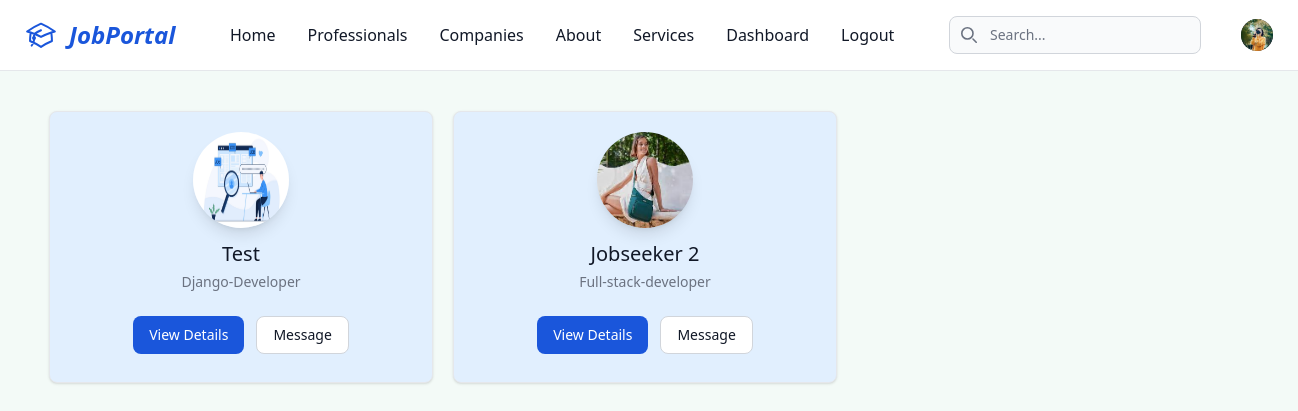
Screenshot of /professionals/ (signed in) with the database file from the repository.
### core/models.py (models this page shows, shortened)
class CustomUser(AbstractBaseUser, PermissionsMixin):
    id = models.UUIDField(primary_key=True, default=uuid.uuid4, unique=True, editable=False)
    email = models.EmailField(_('email address'), unique=True)
    avatar = models.ImageField(upload_to=user_avatar_upload_path, blank=True, null=True, verbose_name=_('Avatar'))
    is_active = models.BooleanField(_('active'), default=True)
    is_staff = models.BooleanField(_('staff status'), default=False)
    date_joined = models.DateTimeField(_('date joined'), auto_now_add=True)
    full_name = models.CharField(max_length=255, blank=True)
    updated_at = models.DateTimeField(auto_now=True)
    objects = CustomUserManager()
    USERNAME_FIELD = 'email'
    REQUIRED_FIELDS = []
    class Meta:
        db_table = 'User'
        verbose_name = _('User')
        verbose_name_plural = _('Users')

class JobSeeker(models.Model):
    id = models.UUIDField(primary_key=True, default=uuid.uuid4, unique=True, editable=False)
    user = models.OneToOneField(CustomUser, on_delete=models.CASCADE)
    cv = models.FileField(upload_to=user_cv_upload_path, blank=True, null=True, verbose_name=_('CV'))
    cover_photo = models.ImageField(upload_to=cover_photo_upload_path, blank=True, null=True)
    about = models.TextField(null=True)
    headline = models.CharField(max_length=100, null=True)
    skills = models.ManyToManyField(Skill)
    location = models.TextField(null=True)
    created_at = models.DateTimeField(auto_now_add=True)
    updated_at = models.DateTimeField(auto_now=True)
    class Meta:
        db_table = "JobSeeker"
        verbose_name = _('JobSeeker')
        verbose_name_plural = _('JobSeekers')

### core/views.py (the view)
# urls.py: path('professionals/', professionals, name='professionals'),
def professionals(request):
    users = CustomUser.objects.filter(jobseeker__isnull=False)
    return render(request, 'core/professionals.html', {'users': users})

### templates/core/professionals.html
{% extends "_base.html" %}
{% load static %}
{% load custom_filters %}
{% block content %}
    {% if users %}
        <div class="flex flex-wrap gap-5 p-10 w-screen h-[88vh]">
            {% for user in users %}
                <div class="w-full max-w-sm border border-gray-200 rounded-lg shadow dark:bg-gray-800 dark:border-gray-700 h-[17rem] bg-blue-100 hover:bg-white transition-all">
                    <div class="flex flex-col items-center pb-10 pt-5">
                        <img class="w-24 h-24 mb-3 rounded-full shadow-lg" src="{% if user.avatar %} {{ user.avatar.url }} {% else %} {% static 'image/job-seeker.jpeg' %} {% endif %} " alt="{{ user.full_name }} image"/>
                        <h5 class="mb-1 text-xl font-medium text-gray-900 dark:text-white">{{ user.full_name }}</h5>
                        <span class="text-sm text-gray-500 dark:text-gray-400">{% if user.jobseeker.headline %} {{ user.jobseeker.headline }} {% else %} Not-available-yet {% endif %}</span>
                        <div class="flex mt-4 md:mt-6">
                            <a href="{% url 'professional' user.id %}" class="inline-flex items-center px-4 py-2 text-sm font-medium text-center text-white bg-blue-700 rounded-lg hover:bg-blue-800 focus:ring-4 focus:outline-none focus:ring-blue-300 dark:bg-blue-600 dark:hover:bg-blue-700 dark:focus:ring-blue-800">View Details</a>
                            <a href="#" class="inline-flex items-center px-4 py-2 text-sm font-medium text-center text-gray-900 bg-white border border-gray-300 rounded-lg hover:bg-gray-100 focus:ring-4 focus:outline-none focus:ring-gray-200 dark:bg-gray-800 dark:text-white dark:border-gray-600 dark:hover:bg-gray-700 dark:hover:border-gray-700 dark:focus:ring-gray-700 ms-3">Message</a>
                        </div>
                    </div>
                </div>
            {% endfor %}
        </div>
    {% endif %}
{% endblock content %}

### rows the page displays
CustomUser: shows a picture, full_name "Test", jobseeker.headline "Django-Developer"
CustomUser: avatar (picture), full_name "Jobseeker 2", jobseeker.headline "Full-stack-developer"
